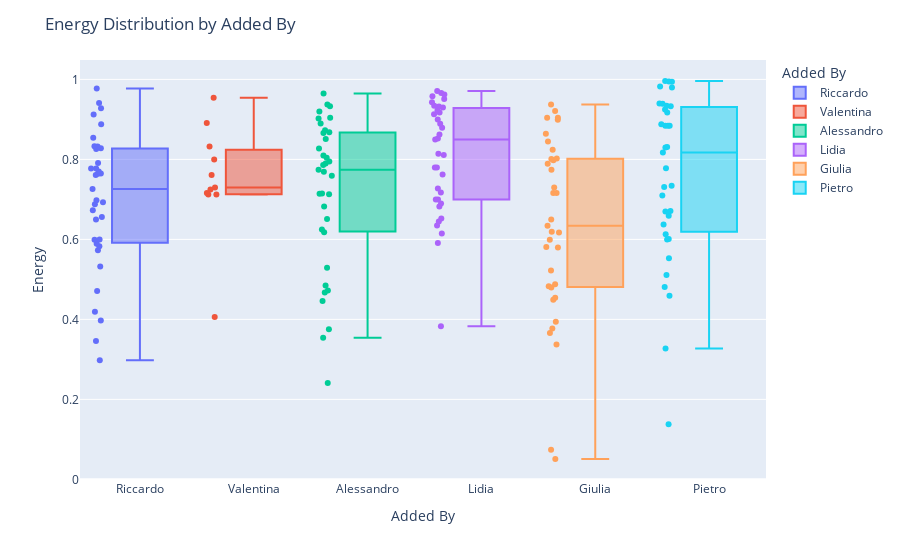

The notebook cell saved with this chart:
### Code cell
import plotly.express as px

fig = px.box(df, 
             x="Added By", 
             y="Energy", 
             color="Added By",  # Color each group by Added By
             points="all",
             hover_data=["Artist", "Song"])  # Add Artist and Song to hover

# Optional: Customize the layout
fig.update_layout(
    title="Energy Distribution by Added By",
    xaxis_title="Added By",
    yaxis_title="Energy"
)

fig.show()

### Figure 1 — Plotly figure (JSON) as saved in the notebook; plotly's stock layout.template omitted (floating-point values rounded to 4 significant figures)
{"data": [{"alignmentgroup": "True", "boxpoints": "all", "customdata": [["ATB", "9 PM (Till I Come) - Radio Edit"], ["Ardian Bujupi,Capital T", "ANDIAMO"], ["Marvin Gaye,Tammi Terrell", "Ain't No Mountain High Enough"], ["Eyedress", "Cocaine Sunday"], ["L I M", "Comet"], ["BLACKPINK", "DDU-DU DDU-DU"], ["Shahram Shabpareh", "Doomad"], ["Freur", "Doot Doot"], ["Kanye West", "Father Stretch My Hands Pt. 1"], ["Sia", "Fire Meet Gasoline"], ["Major Lazer,Amber of Dirty Projectors", "Get Free"], ["Lea Rue,Broiler", "I Can't Say No! - Broiler Remix"], ["Disclosure,Sam Smith", "Latch"], ["George Michael", "One More Try - Remastered"], ["Kali Uchis", "Ridin Round"], ["Travis Scott,GloRilla", "SHYNE"], ["Anri", "SHYNESS BOY"], ["Flume,Tove Lo", "Say It"], ["Mara Sattei", "Scusa - prod. thasup"], ["Earth, Wind & Fire", "September"], ["The Chords", "Sh-Boom"], ["Robin S", "Show Me Love"], ["Club Dogo", "Spacco Tutto"], ["Blank Banshee", "Spirit Season"], ["Edward Maya,Vika Jigulina", "Stereo Love"], ["Thirty Seconds To Mars", "The Kill"], ["Jack Ü,Skrillex,Diplo,Aluna,AlunaGeorge", "To Ü (feat. AlunaGeorge)"], ["Daler Mehndi", "Tunak Tunak Tun"], ["bôa", "Twilight"], ["i cani", "Una cosa stupida"], ["CAZZETTE", "Weapon"], ["Yung Bae,Macross 82-99", "Welcome To The Disco"], ["GAYLE", "abcdefu (angrier)"], ["Moya Mishel", "Зима в сердце"], ["Molchat Doma", "Тоска"]], "hovertemplate": "Added By=%{x}<br>Energy=%{y}<br>Artist=%{customdata[0]}<br>Song=%{customdata[1]}<extra></extra>", "legendgroup": "Riccardo", "marker": {"color": "#636efa"}, "name": "Riccardo", "notched": false, "offsetgroup": "Riccardo", "orientation": "v", "showlegend": true, "type": "box", "x": ["Riccardo", "Riccardo", "Riccardo", "Riccardo", "Riccardo", "Riccardo", "Riccardo", "Riccardo", "Riccardo", "Riccardo", "Riccardo", "Riccardo", "Riccardo", "Riccardo", "Riccardo", "Riccardo", "Riccardo", "Riccardo", "Riccardo", "Riccardo", "Riccardo", "Riccardo", "Riccardo", "Riccardo", "Riccardo", "Riccardo", "Riccardo", "Riccardo", "Riccardo", "Riccardo", "Riccardo", "Riccardo", "Riccardo", "Riccardo", "Riccardo"], "x0": " ", "xaxis": "x", "y": [0.941, 0.688, 0.6, 0.765, 0.698, 0.828, 0.419, 0.397, 0.573, 0.764, 0.65, 0.589, 0.726, 0.298, 0.791, 0.77, 0.777, 0.532, 0.673, 0.832, 0.471, 0.833, 0.656, 0.888, 0.777, 0.912, 0.928, 0.977, 0.826, 0.346, 0.854, 0.693, 0.599, 0.761, 0.583], "y0": " ", "yaxis": "y"}, {"alignmentgroup": "True", "boxpoints": "all", "customdata": [["Doechii,JT", "Alter Ego (with JT)"], ["Jungle", "Back On 74"], ["Jonas Brothers", "Burnin' Up"], ["Gorillaz,Shaun Ryder,Roses Gabor", "DARE (feat. Shaun Ryder & Roses Gabor)"], ["Backstreet Boys", "Everybody (Backstreet's Back) - Radio Edit"], ["M¥SS KETA", "GIOVANNA HARDCORE"], ["Anastacia", "I'm Outta Love"], ["Avril Lavigne", "I'm with You"], ["The 1975", "Love Me"], ["Lady Gaga,Beyoncé", "Telephone"], ["Caroline Polachek,Charli xcx,George Daniel", "Welcome To My Island - George Daniel & Charli XCX Remix"]], "hovertemplate": "Added By=%{x}<br>Energy=%{y}<br>Artist=%{customdata[0]}<br>Song=%{customdata[1]}<extra></extra>", "legendgroup": "Valentina", "marker": {"color": "#EF553B"}, "name": "Valentina", "notched": false, "offsetgroup": "Valentina", "orientation": "v", "showlegend": true, "type": "box", "x": ["Valentina", "Valentina", "Valentina", "Valentina", "Valentina", "Valentina", "Valentina", "Valentina", "Valentina", "Valentina", "Valentina"], "x0": " ", "xaxis": "x", "y": [0.725, 0.761, 0.954, 0.891, 0.73, 0.716, 0.712, 0.406, 0.8, 0.832, 0.712], "y0": " ", "yaxis": "y"}, {"alignmentgroup": "True", "boxpoints": "all", "customdata": [["Alfa Mist,Bongeziwe Mabandla", "Apho"], ["ROSALÍA", "BIZCOCHITO"], ["Deftones", "Be Quiet and Drive (Far Away)"], ["Fleet Foxes", "Blue Ridge Mountains"], ["Public Enemy,Benny Benassi", "Bring the Noise"], ["Weezer", "Buddy Holly"], ["Caroline Polachek", "Dang"], ["Fred again..,Delilah Montagu", "Delilah (pull me out of this)"], ["Jane Remover", "Experimental Skin"], ["Korn", "Falling Away from Me"], ["Porcupine Tree", "Fear Of A Blank Planet - 2024 Remaster"], ["Franco Battiato,Abdul Halim Sabra", "Fogh In Nakhal - 2008 Remaster"], ["KIDS SEE GHOSTS,Ty Dolla $ign", "Freeee (Ghost Town Pt. 2)"], ["Lily Allen", "Fuck You"], ["Charli xcx,Billie Eilish", "Guess featuring billie eilish"], ["The Smiths", "Heaven Knows I'm Miserable Now - 2011 Remaster"], ["PinkPantheress", "Illegal"], ["Neutral Milk Hotel", "In the Aeroplane Over the Sea"], ["Arca,ROSALÍA", "KLK"], ["The Last Shadow Puppets", "Les Cactus"], ["The Smashing Pumpkins", "Mayonaise - 2011 Remaster"], ["Turnstile", "NEVER ENOUGH"], ["Édith Piaf", "Non, je ne regrette rien"], ["Fontaines D.C.", "Oh Such A Spring"], ["Gilberto Gil", "Pega a Voga, Cabeludo"], ["Arca", "Riquiquí"], ["Troye Sivan,PinkPantheress,Hyunjin", "Rush (feat. PinkPantheress & Hyunjin of Stray Kids)"], ["Joey Valence & Brae,Rebecca Black", "SEE U DANCE (feat. Rebecca Black)"], ["Beach House", "Space Song"], ["Bon Iver", "THINGS BEHIND THINGS BEHIND THINGS"], ["COBRAH,VTSS,MCR-T", "TITS, LIPS, HIPS, KISS (10/10 Remix)"], ["TOOL", "The Pot"], ["Verdena", "Un Blu Sincero"], ["Magdalena Bay", "Watching T.V."], ["Bob Sinclar,Steve Edwards", "World Hold On (Children of the Sky) - Radio Edit"]], "hovertemplate": "Added By=%{x}<br>Energy=%{y}<br>Artist=%{customdata[0]}<br>Song=%{customdata[1]}<extra></extra>", "legendgroup": "Alessandro", "marker": {"color": "#00cc96"}, "name": "Alessandro", "notched": false, "offsetgroup": "Alessandro", "orientation": "v", "showlegend": true, "type": "box", "x": ["Alessandro", "Alessandro", "Alessandro", "Alessandro", "Alessandro", "Alessandro", "Alessandro", "Alessandro", "Alessandro", "Alessandro", "Alessandro", "Alessandro", "Alessandro", "Alessandro", "Alessandro", "Alessandro", "Alessandro", "Alessandro", "Alessandro", "Alessandro", "Alessandro", "Alessandro", "Alessandro", "Alessandro", "Alessandro", "Alessandro", "Alessandro", "Alessandro", "Alessandro", "Alessandro", "Alessandro", "Alessandro", "Alessandro", "Alessandro", "Alessandro"], "x0": " ", "xaxis": "x", "y": [0.472, 0.774, 0.965, 0.446, 0.715, 0.92, 0.375, 0.827, 0.902, 0.769, 0.485, 0.618, 0.81, 0.904, 0.713, 0.759, 0.89, 0.714, 0.873, 0.868, 0.529, 0.625, 0.354, 0.241, 0.937, 0.804, 0.851, 0.866, 0.786, 0.467, 0.682, 0.79, 0.795, 0.651, 0.933], "y0": " ", "yaxis": "y"}, {"alignmentgroup": "True", "boxpoints": "all", "customdata": [["Lady Gaga", "Applause"], ["AC/DC", "Back In Black"], ["Depeche Mode", "Black Celebration"], ["Type O Negative", "Black No. 1 (Little Miss Scare -All)"], ["Dead by April", "Breaking Point"], ["Type O Negative", "Cinnamon Girl"], ["Casey Edwards", "Devil Trigger"], ["Basshunter", "DotA - Radio Edit"], ["O-Zone", "Dragostea din tei"], ["Depeche Mode", "Enjoy the Silence"], ["Metallica", "Enter Sandman - Radio Edit"], ["Vintage,Bedanokov,Люай", "Eva (Kavkaz remix)"], ["Blue Foundation", "Eyes on Fire"], ["Sonata Arctica", "Fade to Black"], ["Dead by April", "I Can't Breathe"], ["Lacuna Coil", "I Wish You Were Dead"], ["Datura,U.S.U.R.A.", "Infinity"], ["Type O Negative", "Kill All the White People"], ["Killing Joke", "Love Like Blood"], ["Eternxlkz", "Montagem Nada Tropica"], ["STARSET", "My Demons"], ["Type O Negative", "My Girlfriend's Girlfriend"], ["Sonata Arctica", "My Land"], ["Ciara", "Paint It, Black"], ["cassö,RAYE,D-Block Europe", "Prada"], ["Within Temptation,Anders Friden", "Raise Your Banner"], ["Rihanna", "S&M"], ["Bizarrap,Shakira", "Shakira: Bzrp Music Sessions, Vol. 53"], ["Rammstein", "Sonne"], ["Nightwish", "Storytime"], ["Dead by April", "Swarm Mode"], ["Maroon 5", "This Love"], ["Green Day", "Wake Me up When September Ends"], ["Five Finger Death Punch", "War is the Answer"], ["Five Finger Death Punch", "Wrong Side of Heaven"]], "hovertemplate": "Added By=%{x}<br>Energy=%{y}<br>Artist=%{customdata[0]}<br>Song=%{customdata[1]}<extra></extra>", "legendgroup": "Lidia", "marker": {"color": "#ab63fa"}, "name": "Lidia", "notched": false, "offsetgroup": "Lidia", "orientation": "v", "showlegend": true, "type": "box", "x": ["Lidia", "Lidia", "Lidia", "Lidia", "Lidia", "Lidia", "Lidia", "Lidia", "Lidia", "Lidia", "Lidia", "Lidia", "Lidia", "Lidia", "Lidia", "Lidia", "Lidia", "Lidia", "Lidia", "Lidia", "Lidia", "Lidia", "Lidia", "Lidia", "Lidia", "Lidia", "Lidia", "Lidia", "Lidia", "Lidia", "Lidia", "Lidia", "Lidia", "Lidia", "Lidia"], "x0": " ", "xaxis": "x", "y": [0.78, 0.7, 0.69, 0.7, 0.923, 0.913, 0.934, 0.962, 0.966, 0.591, 0.811, 0.93, 0.383, 0.635, 0.9, 0.78, 0.85, 0.879, 0.645, 0.852, 0.652, 0.762, 0.943, 0.615, 0.717, 0.889, 0.682, 0.727, 0.917, 0.971, 0.951, 0.862, 0.814, 0.958, 0.932], "y0": " ", "yaxis": "y"}, {"alignmentgroup": "True", "boxpoints": "all", "customdata": [["Hannah Holgersson", "Ave Maria - Schubert"], ["Lady Gaga", "Bad Romance"], ["Nicki Minaj,Ice Spice,Aqua", "Barbie World (with Aqua) [From Barbie The Album]"], ["The Weeknd", "Blinding Lights"], ["Lady Gaga", "Bloody Mary"], ["Glee Cast", "Bust Your Windows"], ["Lana Del Rey", "Cinnamon Girl"], ["Dua Lipa", "Dance The Night - From Barbie The Album"], ["Indila", "Dernière danse"], ["Djo", "End of Beginning"], ["Bruno Mars", "Finesse"], ["PSY", "Gangnam Style (강남스타일)"], ["Daft Punk", "Harder, Better, Faster, Stronger"], ["Shakira,Wyclef Jean", "Hips Don't Lie (feat. Wyclef Jean)"], ["Dua Lipa", "Houdini"], ["Anne Hathaway", "I Dreamed A Dream - From  Les Misérables "], ["Elton John", "I'm Still Standing"], ["Master KG,Nomcebo Zikode", "Jerusalema (feat. Nomcebo Zikode)"], ["Taylor Swift", "Karma"], ["Christina Aguilera,Lil' Kim,Mýa,P!nk", "Lady Marmalade - From  Moulin Rouge  Soundtrack"], ["Las Divinas", "Las Divinas"], ["Meghan Trainor", "Made You Look"], ["Chappell Roan", "My Kink Is Karma"], ["Rio Romeo", "Nothing's New"], ["Chappell Roan", "Pink Pony Club"], ["Zach Bryan", "Pink Skies"], ["James Blunt", "Postcards"], ["Whitney Houston", "Queen of the Night - Radio Edit"], ["Nicki Minaj", "Starships"], ["Meryl Streep", "The Winner Takes It All - From  Mamma Mia! "], ["Spice Girls", "Wannabe"], ["Ariana Grande,Cynthia Erivo", "What Is This Feeling?"], ["Beyoncé", "YA YA"], ["Taylor Swift", "cardigan"], ["girl in red", "we fell in love in october"]], "hovertemplate": "Added By=%{x}<br>Energy=%{y}<br>Artist=%{customdata[0]}<br>Song=%{customdata[1]}<extra></extra>", "legendgroup": "Giulia", "marker": {"color": "#FFA15A"}, "name": "Giulia", "notched": false, "offsetgroup": "Giulia", "orientation": "v", "showlegend": true, "type": "box", "x": ["Giulia", "Giulia", "Giulia", "Giulia", "Giulia", "Giulia", "Giulia", "Giulia", "Giulia", "Giulia", "Giulia", "Giulia", "Giulia", "Giulia", "Giulia", "Giulia", "Giulia", "Giulia", "Giulia", "Giulia", "Giulia", "Giulia", "Giulia", "Giulia", "Giulia", "Giulia", "Giulia", "Giulia", "Giulia", "Giulia", "Giulia", "Giulia", "Giulia", "Giulia", "Giulia"], "x0": " ", "xaxis": "x", "y": [0.0509, 0.921, 0.58, 0.73, 0.634, 0.774, 0.337, 0.845, 0.449, 0.454, 0.798, 0.937, 0.716, 0.824, 0.789, 0.0742, 0.904, 0.483, 0.619, 0.801, 0.802, 0.522, 0.599, 0.394, 0.65, 0.488, 0.617, 0.899, 0.716, 0.377, 0.864, 0.48, 0.904, 0.581, 0.366], "y0": " ", "yaxis": "y"}, {"alignmentgroup": "True", "boxpoints": "all", "customdata": [["Lambrini Girls", "Big Dick Energy"], ["Tyler, The Creator,Pharrell Williams", "Big Poe (feat. Sk8brd)"], ["Limp Bizkit", "Break Stuff"], ["Denzel Curry", "Bulls on Parade - triple j Like A Version"], ["Verdena", "Crystal Ball"], ["Sting,Cheb Mami", "Desert Rose"], ["Hemant Kumar", "Ei Raat Tomar Amar"], ["Crizin da Z.O.", "Festa da Carne"], ["System Of A Down", "Fuck the System"], ["Type O Negative", "Green Man"], ["Booker T. & the M.G.'s", "Green Onions - 2022 Remaster"], ["Puscifer", "Green Valley"], ["YUNGBLUD", "Idols Pt. I"], ["Franco Battiato", "Impressioni di settembre"], ["Venamoris,Dave Lombardo", "In the Shadows"], ["The Parlor Mob", "Into the Sun"], ["Manu Chao", "La vie à 2"], ["Dalila Kayros", "Leviatan"], ["Fergie", "M.I.L.F. $"], ["Nelly Furtado", "Maneater"], ["Les Claypool", "Mushroom Men"], ["Bodam Project,Pierpaolo Capovilla", "Niente - Radio Edit"], ["Skiantos", "Non farò mai quello che vuoi"], ["Slipknot", "People = Shit"], ["Honningbarna", "Schäfer"], ["Type O Negative", "September Sun"], ["Within Temptation", "Summertime Sadness"], ["Faith No More", "The Gentle Art of Making Enemies - 2016 Remaster"], ["Nelly Furtado", "The Grass Is Green"], ["Puscifer", "The Humbling River"], ["Red Hot Chili Peppers", "The Longest Wave"], ["Franco Battiato,Carmen Consoli", "Tutto L'Universo Obbedisce All'Amore"], ["Vinicio Capossela", "Utrennyaya gimnastika"], ["Rothadás", "Vértükör"], ["Within Temptation", "Wireless"]], "hovertemplate": "Added By=%{x}<br>Energy=%{y}<br>Artist=%{customdata[0]}<br>Song=%{customdata[1]}<extra></extra>", "legendgroup": "Pietro", "marker": {"color": "#19d3f3"}, "name": "Pietro", "notched": false, "offsetgroup": "Pietro", "orientation": "v", "showlegend": true, "type": "box", "x": ["Pietro", "Pietro", "Pietro", "Pietro", "Pietro", "Pietro", "Pietro", "Pietro", "Pietro", "Pietro", "Pietro", "Pietro", "Pietro", "Pietro", "Pietro", "Pietro", "Pietro", "Pietro", "Pietro", "Pietro", "Pietro", "Pietro", "Pietro", "Pietro", "Pietro", "Pietro", "Pietro", "Pietro", "Pietro", "Pietro", "Pietro", "Pietro", "Pietro", "Pietro", "Pietro"], "x0": " ", "xaxis": "x", "y": [0.94, 0.71, 0.884, 0.917, 0.884, 0.659, 0.138, 0.884, 0.994, 0.831, 0.481, 0.6, 0.817, 0.601, 0.67, 0.934, 0.613, 0.671, 0.731, 0.778, 0.982, 0.637, 0.925, 0.996, 0.995, 0.734, 0.933, 0.939, 0.83, 0.327, 0.511, 0.553, 0.459, 0.98, 0.888], "y0": " ", "yaxis": "y"}], "layout": {"boxmode": "overlay", "legend": {"title": {"text": "Added By"}, "tracegroupgap": 0}, "margin": {"t": 60}, "title": {"text": "Energy Distribution by Added By"}, "xaxis": {"anchor": "y", "categoryarray": ["Riccardo", "Valentina", "Alessandro", "Lidia", "Giulia", "Pietro"], "categoryorder": "array", "domain": [0, 1], "title": {"text": "Added By"}}, "yaxis": {"anchor": "x", "domain": [0, 1], "title": {"text": "Energy"}}}}
